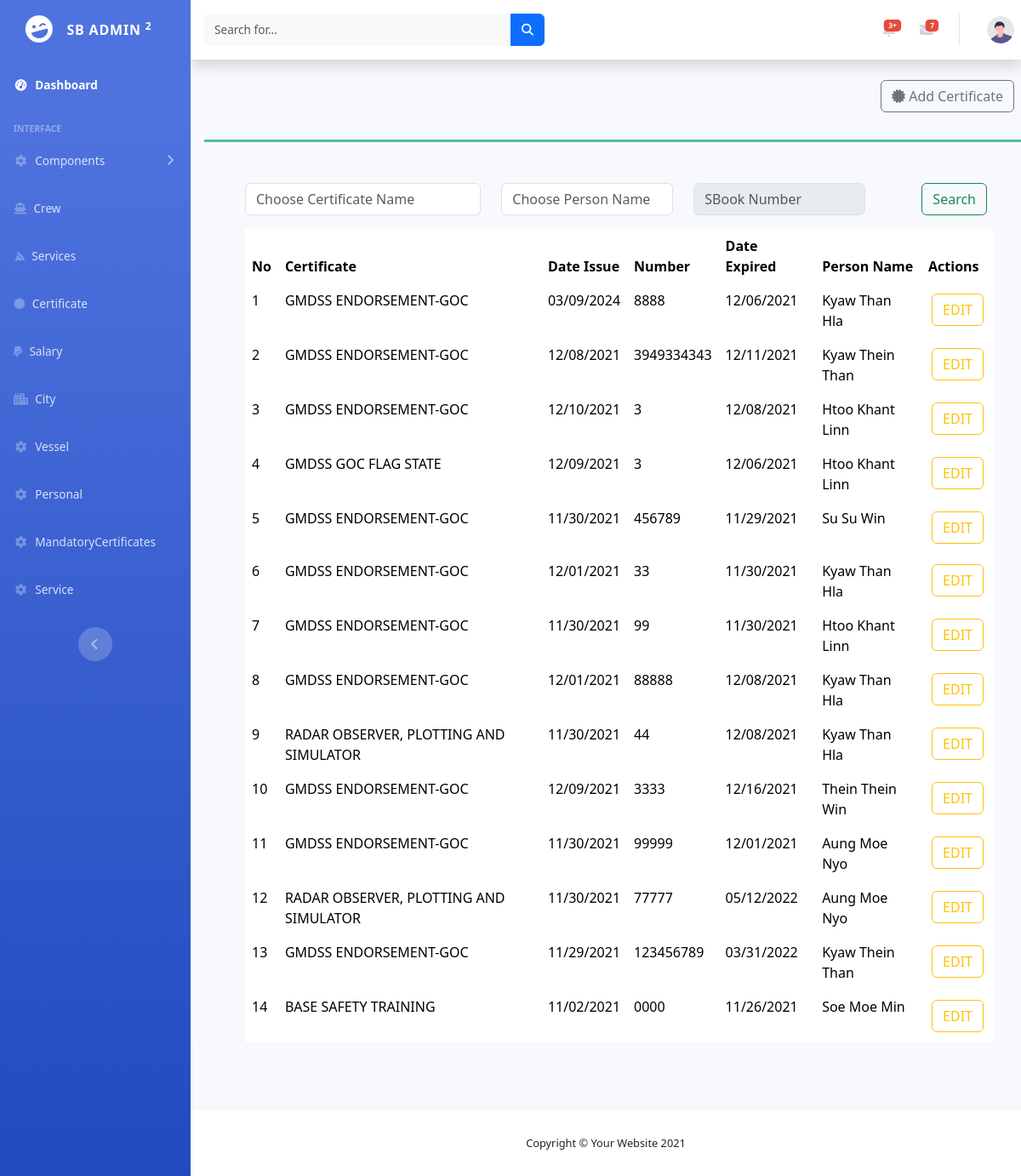
Page /mandatory_certificates_list.php on the committed database.
### tables this page shows
CREATE TABLE `crew_certificate` (
  `id` int(11) NOT NULL,
  `crew_id` int(11) NOT NULL,
  `cert_id` int(11) NOT NULL,
  `date_issued` varchar(255) NOT NULL,
  `number` varchar(255) NOT NULL,
  `date_expired` varchar(255) NOT NULL
);

CREATE TABLE `certificate` (
  `id` int(11) NOT NULL,
  `name` varchar(255) NOT NULL
);

CREATE TABLE `crew` (
  `id` int(11) NOT NULL,
  `firstname` varchar(255) NOT NULL,
  `middlename` varchar(255) NOT NULL,
  `lastname` varchar(255) NOT NULL,
  `father_name` varchar(255) NOT NULL,
  `mother_name` varchar(255) NOT NULL,
  `nationality` varchar(255) NOT NULL,
  `birthdate` varchar(255) NOT NULL,
  `rank` varchar(255) NOT NULL,
  `vessel_type` int(11) NOT NULL,
  `final_school` varchar(255) NOT NULL,
  `martial_status` varchar(255) NOT NULL,
  `waistline` varchar(255) NOT NULL,
  `uniform_size` varchar(255) NOT NULL,
  `blood_type` varchar(255) NOT NULL,
  `safeshoe` varchar(255) NOT NULL,
  `health_status` varchar(255) NOT NULL,
  `bank_info` varchar(255) NOT NULL,
  `tel1` varchar(255) NOT NULL,
  `tel2` varchar(255) NOT NULL,
  `address` varchar(255) NOT NULL,
  `city` varchar(255) NOT NULL,
  `english_level` varchar(255) NOT NULL,
  `application_date` varchar(255) NOT NULL,
  `passportno` varchar(255) NOT NULL,
  `passportdate` varchar(255) NOT NULL,
  `passportexpiredate` varchar(255) NOT NULL,
  `sbookno` varchar(255) NOT NULL,
  `sbookdate` varchar(255) NOT NULL,
  `sbookexpire` varchar(255) NOT NULL,
  `lincece` varchar(255) NOT NULL,
  `licencedate` varchar(255) NOT NULL,
  `licen_expire` varchar(255) NOT NULL,
  `image` longblob DEFAULT NULL,
  `file_destination` varchar(255) DEFAULT NULL
);

### model/crew.php (called while the page is built, shortened)
<?php
include_once('db.php');
class Crew
{
    public function get_all_crew_join_table()
    {
        $this->pdo = Database::connect();
        $this->pdo->setAttribute(PDO::ATTR_ERRMODE, PDO::ERRMODE_EXCEPTION);
        $sql = "SELECT c.id,c.firstname,c.middlename,c.lastname,c.father_name,c.mother_name,c.nationality,c.birthdate,c.rank,c.vessel_type,c.final_school,c.martial_status,c.waistline,c.uniform_size,c.blood_type,c.safeshoe,c.health_status,c.bank_info,c.tel1,c.tel2,c.address,c.city,c.english_level,c.application_date,c.passportno,c.passportdate,c.passportexpiredate,c.sbookno,c.sbookdate,c.sbookexpire,c.lincece,c.licencedate,c.licen_expire,c.image,c.file_destination,v.name from crew as c JOIN vessel as v WHERE c.vessel_type=v.id ";
        $statement = $this->pdo->prepare($sql);
        $statement->execute();
        $result = $statement->fetchAll(PDO::FETCH_ASSOC);
        return $result;
    }
}

### model/db.php (called while the page is built, shortened)
<?php
class Database
{
    private static $dbName = 'crew_db';
    private static $dbHost = 'localhost';
    private static $dbUsername = 'root';
    private static $dbUserPassword = '';
    private static $cont  = null;
    public static function connect()
    {
       if ( null == self::$cont )
       {
        try
        {
          self::$cont =  new PDO( "mysql:host=".self::$dbHost.";dbname=".self::$dbName, self::$dbUsername, self::$dbUserPassword);
        }
        catch(PDOException $e)
        {
          die($e->getMessage());
        }
       }
       return self::$cont;
    }
}
?>

### controller/CrewController.php (called while the page is built, shortened)
<?php
include_once('./model/crew.php');
class CrewController extends Crew
{
    public function show_all_crew_join_table()
    {
       return $this->get_all_crew_join_table();
    }
}

### model/crewcertificate.php (called while the page is built, shortened)
<?php
include_once('db.php');
class CrewCertificate
{
    public function get_all_crew_cert()
    {
        $this->pdo = Database::connect();
        $this->pdo->setAttribute(PDO::ATTR_ERRMODE, PDO::ERRMODE_EXCEPTION);
        $sql = "SELECT cc.id,cc.crew_id,cc.cert_id,cc.date_issued,cc.number,cc.date_expired,c.firstname,c.lastname,c.middlename,cert.name from crew_certificate as cc JOIN crew as c  JOIN certificate as cert  WHERE  cc.crew_id=c.id  AND cc.cert_id=cert.id;";
        $statement = $this->pdo->prepare($sql);
        $statement->execute();
        $result = $statement->fetchAll(PDO::FETCH_ASSOC);
        return $result;
    }
}

### controller/CrewCertificateController.php (called while the page is built, shortened)
<?php
include_once('./model/crewcertificate.php');
class CrewCertificateController extends CrewCertificate
{
   public function select_all_crew_cert()
   {
      return $this->get_all_crew_cert();
   }
}

### mandatory_certificates_list.php (the view, shortened to what this page needs)
<?php
include_once('./controller/CrewCertificateController.php');
include_once('./controller/CrewController.php');
$crew_cert_controller = new CrewCertificateController();
$crew_controller = new CrewController();
$result  = $crew_cert_controller->select_all_crew_cert();
$crew_list  = $crew_controller->show_all_crew_join_table();
?>
<?php
include_once('./master_layouts/header.php');
?>
<div class="row">
    <div class="col-md-4">
    </div>
    <div class="col-md-4">
    </div>
    <div class="col-md-4">
        <a class="btn btn-outline-secondary float-end me-2 mb-3 " href="mandatory_certificates.php"> <i class="fas fa-certificate"></i> Add Certificate</a>
    </div>
</div>
<form method="POST" autocomplete="off">
    <div class="container p-5  m-3" style="border-top: 3px solid rgb(84, 184, 171);">
        <div class="row mb-3">
            <div class="col-md-4">
                <?php
                if (isset($_SESSION['cert_name_mandList'])) { ?>
                    <input list="certificate_list" class="form-control" name="certificate" id="certificate" placeholder="Choose Certificate Name" value="<?php echo $_SESSION['cert_name_mandList']; ?>" required>
                <?php
                    unset($_SESSION['cert_name_mandList']);
                } else { ?>
                    <input list="certificate_list" class="form-control" name="certificate" id="certificate" placeholder="Choose Certificate Name" required>
                <?php
                }
                ?>
            </div>
            <div class="col-md-3">
                <?php
                if (isset($_SESSION['crew_name_mandList'])) { ?>
                    <input list="crew_list_personal_info" class="form-control" name="crew_input" id="crew_input" placeholder="Choose Person Name" value="<?php echo $_SESSION['crew_name_mandList']; ?>" required>
                <?php
                    unset($_SESSION['crew_name_mandList']);
                } else { ?>
                    <input list="crew_list_personal_info" class="form-control" name="crew_input" id="crew_input" placeholder="Choose Person Name" required>
                <?php
                }
                ?>
            </div>
            <div class="col-md-3">
                <?php
                if (isset($_SESSION['sb_perinfo'])) { ?>
                    <input type="text" class="form-control" placeholder="SBook Number" name="sb_perinfo" id="sb_perinfo" value="<?php echo $_SESSION['sb_perinfo']; ?>" disabled />
                <?php
                    unset($_SESSION['sb_perinfo']);
                } else { ?>
                    <input type="text" class="form-control" placeholder="SBook Number" name="sb_perinfo" id="sb_perinfo" disabled />
                <?php
                }
                ?>
            </div>
            <div class="col-md-2">
                <input type="submit" name="search_btn_mandatory_list" class=" float-end me-2 search_btn_mandatory_list btn btn-outline-success " value="Search" />
            </div>
        </div>
        <?php
        if (isset($_SESSION['filterResult'])) {
            if (count($filterResult) > 0) {
        ?>
                <table class="table  personal_info_table ">
                    <thead>
                        <tr>
                            <th scope="col">Certificate </th>
                            <th scope="col">Date Issue </th>
                            <th scope="col">Number </th>
                            <th scope="col">Date Expired </th>
                            <th scope="col">Person Name</th>
                            <th scope="col">Actions</th>
                        </tr>
                    </thead>
                    <tbody>
                        <?php
                        foreach ($filterResult as  $x) {
                            echo "<tr class='mandt_cert_list_tr'>";
                            echo "<td>" . $x['name'] . "</td>";
                            echo "<td class='date_issued_td'
                            data-cert-id='" . $x['cert_id'] . "'
                            data-crew-id='" . $x['crew_id'] . "'
                                    data-id='" . $x['id'] . "'
                            ><label class='date_issued_label'>" . $x['date_issued'] . "</label>
                            <div class='input-group date'>
                                            <input type='text' class='datepicker form-control date_issued_text text-uppercase form-control'>
                                            <span class='input-group-append'>
                                                <span class='input-group-text  d-block'>
                                                    <i class='fa fa-calendar'></i>
                                                </span>
                                            </span>
                                        </div>
                            ";
                            echo "<td class='number_td'
                            data-id='" . $x['cert_id'] . "'
                            ><label class='number_label'>" .  $x['number'] . "</label><input type='number' class='number_text text-uppercase form-control'>";
                            echo "<td class='date_expired_td'
                            data-id='" . $x['id'] . "'
                            ><label class='date_expired_label'>" . $x['date_expired'] . "</label>
                            <div class='input-group date'>
                                            <input type='text' class='datepicker form-control date_expired_text text-uppercase form-control'>
                                            <span class='input-group-append'>
                                                <span class='input-group-text  d-block'>
                                                    <i class='fa fa-calendar'></i>
                                                </span>
                                            </span>
                                        </div>
                            ";
                            echo "<td>" . $x['firstname'] . ' ' . $x['middlename'] . ' ' . $x['lastname'] . "</td>";
                            echo "<td>
                                    <a  href='#'class='  m-1 btn btn-outline-warning edit-certificate-button'>EDIT</a>
                                    </td>";
                            echo "</tr>";
                        }
                        ?>
                    </tbody>
                </table>
            <?php
            } else {
            ?>
                <h3>There is no result</h3>
            <?php
            }
            unset($_SESSION['filterResult']);
        } else {
            ?>
            <table class="table  personal_info_table ">
                <thead>
                    <tr>
                        <th scope="col">No </th>
                        <th scope="col">Certificate </th>
                        <th scope="col">Date Issue </th>
                        <th scope="col">Number </th>
                        <th scope="col">Date Expired </th>
                        <th scope="col">Person Name</th>
                        <th scope="col">Actions</th>
                    </tr>
                </thead>
                <tbody>
                    <?php
                    $count = 1;
                    foreach ($result as  $x) {
                        echo "<tr class='mandt_cert_list_tr'>";
                        echo "<td>" . $count++ . "</td>";
                        echo "<td>" . $x['name'] . "</td>";
                        echo "<td class='date_issued_td'
                            data-cert-id='" . $x['cert_id'] . "'
                            data-crew-id='" . $x['crew_id'] . "'
                                    data-id='" . $x['id'] . "'
                            ><label class='date_issued_label'>" . $x['date_issued'] . "</label>
                            <div class='input-group date'>
                                            <input type='text' class='datepicker form-control date_issued_text text-uppercase form-control'>
                                            <span class='input-group-append'>
                                                <span class='input-group-text  d-block'>
                                                    <i class='fa fa-calendar'></i>
                                                </span>
                                            </span>
                                        </div>
                            ";
                        echo "<td class='number_td'
                            data-id='" . $x['cert_id'] . "'
                            ><label class='number_label'>" .  $x['number'] . "</label><input type='number' class='number_text text-uppercase form-control'>";
                        echo "<td class='date_expired_td'
                            data-id='" . $x['id'] . "'
                            ><label class='date_expired_label'>" . $x['date_expired'] . "</label>
                            <div class='input-group date'>
                                            <input type='text' class='datepicker form-control date_expired_text text-uppercase form-control'>
                                            <span class='input-group-append'>
                                                <span class='input-group-text  d-block'>
                                                    <i class='fa fa-calendar'></i>
                                                </span>
                                            </span>
                                        </div>
                            ";
                        echo "<td>" . $x['firstname'] . ' ' . $x['middlename'] . ' ' . $x['lastname'] . "</td>";
                        echo "<td>
                                    <a   class=' m-1 btn btn-outline-warning edit-certificate-button'>EDIT</a>
                                    </td>";
                        echo "</tr>";
                    }
                    ?>
                </tbody>
            </table>
        <?php
        }
        ?>
    </div>
</form>
<?php
include_once('./master_layouts/footer.php');
?>

### rows in the picture
crew_certificate: cert.name "GMDSS ENDORSEMENT-GOC", date_issued "03/09/2024", number "8888", date_expired "12/06/2021", crew.firstname "Kyaw", crew.middlename "Than", crew.lastname "Hla"
crew_certificate: cert.name "GMDSS ENDORSEMENT-GOC", date_issued "12/08/2021", number "3949334343", date_expired "12/11/2021", crew.firstname "Kyaw", crew.middlename "Thein", crew.lastname "Than"
crew_certificate: cert.name "GMDSS ENDORSEMENT-GOC", date_issued "12/10/2021", number "3", date_expired "12/08/2021", crew.firstname "Htoo", crew.middlename "Khant", crew.lastname "Linn"
crew_certificate: cert.name "GMDSS GOC FLAG STATE", date_issued "12/09/2021", number "3", date_expired "12/06/2021", crew.firstname "Htoo", crew.middlename "Khant", crew.lastname "Linn"
crew_certificate: cert.name "GMDSS ENDORSEMENT-GOC", date_issued "11/30/2021", number "456789", date_expired "11/29/2021", crew.firstname "Su", crew.middlename "Su", crew.lastname "Win"
crew_certificate: cert.name "GMDSS ENDORSEMENT-GOC", date_issued "12/01/2021", number "33", date_expired "11/30/2021", crew.firstname "Kyaw", crew.middlename "Than", crew.lastname "Hla"
crew_certificate: cert.name "GMDSS ENDORSEMENT-GOC", date_issued "11/30/2021", number "99", date_expired "11/30/2021", crew.firstname "Htoo", crew.middlename "Khant", crew.lastname "Linn"
crew_certificate: cert.name "GMDSS ENDORSEMENT-GOC", date_issued "12/01/2021", number "88888", date_expired "12/08/2021", crew.firstname "Kyaw", crew.middlename "Than", crew.lastname "Hla"
crew_certificate: cert.name "RADAR OBSERVER, PLOTTING AND SIMULATOR", date_issued "11/30/2021", number "44", date_expired "12/08/2021", crew.firstname "Kyaw", crew.middlename "Than", crew.lastname "Hla"
crew_certificate: cert.name "GMDSS ENDORSEMENT-GOC", date_issued "12/09/2021", number "3333", date_expired "12/16/2021", crew.firstname "Thein", crew.middlename "Thein", crew.lastname "Win"
crew_certificate: cert.name "GMDSS ENDORSEMENT-GOC", date_issued "11/30/2021", number "99999", date_expired "12/01/2021", crew.firstname "Aung", crew.middlename "Moe", crew.lastname "Nyo"
crew_certificate: cert.name "RADAR OBSERVER, PLOTTING AND SIMULATOR", date_issued "11/30/2021", number "77777", date_expired "05/12/2022", crew.firstname "Aung", crew.middlename "Moe", crew.lastname "Nyo"
crew_certificate: cert.name "GMDSS ENDORSEMENT-GOC", date_issued "11/29/2021", number "123456789", date_expired "03/31/2022", crew.firstname "Kyaw", crew.middlename "Thein", crew.lastname "Than"
crew_certificate: cert.name "BASE SAFETY TRAINING", date_issued "11/02/2021", number "0000", date_expired "11/26/2021", crew.firstname "Soe", crew.middlename "Moe", crew.lastname "Min"
